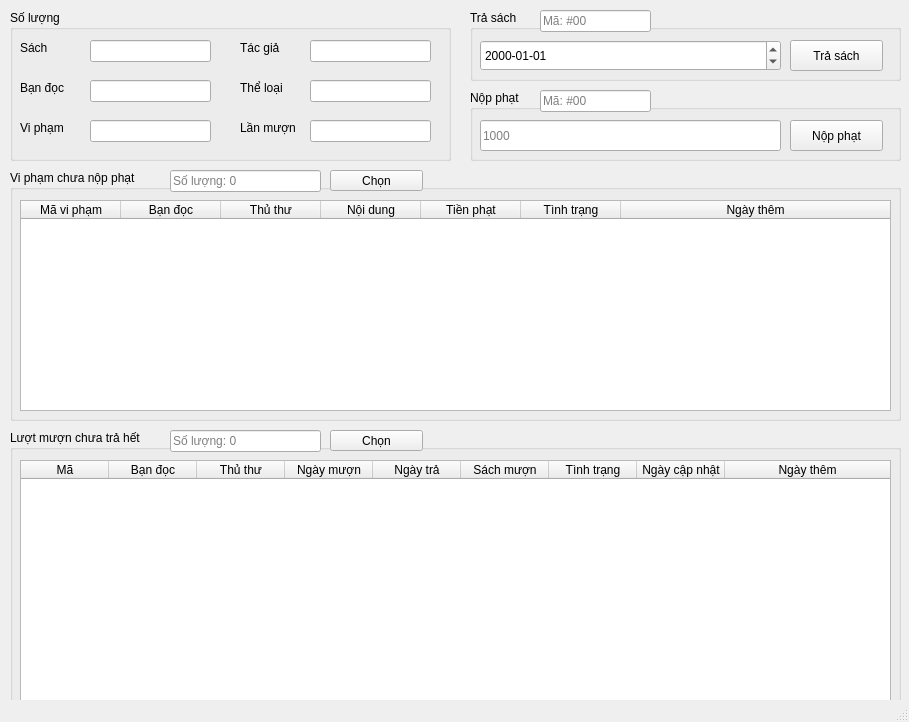
<?xml version="1.0" encoding="UTF-8"?>
<ui version="4.0">
 <class>thongKeWindow</class>
 <widget class="QMainWindow" name="thongKeWindow">
  <property name="geometry">
   <rect>
    <x>0</x>
    <y>0</y>
    <width>909</width>
    <height>722</height>
   </rect>
  </property>
  <property name="windowTitle">
   <string>Thống kê</string>
  </property>
  <property name="windowIcon">
   <iconset>
    <normaloff>C:/Users/nguye/OneDrive/Hình ảnh/donga.jpg</normaloff>C:/Users/nguye/OneDrive/Hình ảnh/donga.jpg</iconset>
  </property>
  <widget class="QWidget" name="centralwidget">
   <widget class="QGroupBox" name="groupBox">
    <property name="geometry">
     <rect>
      <x>10</x>
      <y>10</y>
      <width>441</width>
      <height>151</height>
     </rect>
    </property>
    <property name="title">
     <string>Số lượng</string>
    </property>
    <widget class="QLabel" name="label">
     <property name="geometry">
      <rect>
       <x>10</x>
       <y>30</y>
       <width>55</width>
       <height>16</height>
      </rect>
     </property>
     <property name="text">
      <string>Sách</string>
     </property>
    </widget>
    <widget class="QLineEdit" name="soSach">
     <property name="geometry">
      <rect>
       <x>80</x>
       <y>30</y>
       <width>121</width>
       <height>22</height>
      </rect>
     </property>
     <property name="readOnly">
      <bool>true</bool>
     </property>
    </widget>
    <widget class="QLineEdit" name="soBanDoc">
     <property name="geometry">
      <rect>
       <x>80</x>
       <y>70</y>
       <width>121</width>
       <height>22</height>
      </rect>
     </property>
     <property name="readOnly">
      <bool>true</bool>
     </property>
    </widget>
    <widget class="QLabel" name="label_2">
     <property name="geometry">
      <rect>
       <x>10</x>
       <y>70</y>
       <width>55</width>
       <height>16</height>
      </rect>
     </property>
     <property name="text">
      <string>Bạn đọc</string>
     </property>
    </widget>
    <widget class="QLineEdit" name="soViPham">
     <property name="geometry">
      <rect>
       <x>80</x>
       <y>110</y>
       <width>121</width>
       <height>22</height>
      </rect>
     </property>
     <property name="readOnly">
      <bool>true</bool>
     </property>
    </widget>
    <widget class="QLabel" name="label_3">
     <property name="geometry">
      <rect>
       <x>10</x>
       <y>110</y>
       <width>55</width>
       <height>16</height>
      </rect>
     </property>
     <property name="text">
      <string>Vi phạm</string>
     </property>
    </widget>
    <widget class="QLineEdit" name="soMuonTra">
     <property name="geometry">
      <rect>
       <x>300</x>
       <y>110</y>
       <width>121</width>
       <height>22</height>
      </rect>
     </property>
     <property name="readOnly">
      <bool>true</bool>
     </property>
    </widget>
    <widget class="QLabel" name="label_4">
     <property name="geometry">
      <rect>
       <x>230</x>
       <y>30</y>
       <width>55</width>
       <height>16</height>
      </rect>
     </property>
     <property name="text">
      <string>Tác giả</string>
     </property>
    </widget>
    <widget class="QLabel" name="label_5">
     <property name="geometry">
      <rect>
       <x>230</x>
       <y>110</y>
       <width>71</width>
       <height>16</height>
      </rect>
     </property>
     <property name="text">
      <string>Lần mượn</string>
     </property>
    </widget>
    <widget class="QLabel" name="label_6">
     <property name="geometry">
      <rect>
       <x>230</x>
       <y>70</y>
       <width>55</width>
       <height>16</height>
      </rect>
     </property>
     <property name="text">
      <string>Thể loại</string>
     </property>
    </widget>
    <widget class="QLineEdit" name="soTheLoai">
     <property name="geometry">
      <rect>
       <x>300</x>
       <y>70</y>
       <width>121</width>
       <height>22</height>
      </rect>
     </property>
     <property name="readOnly">
      <bool>true</bool>
     </property>
    </widget>
    <widget class="QLineEdit" name="soTacGia">
     <property name="geometry">
      <rect>
       <x>300</x>
       <y>30</y>
       <width>121</width>
       <height>22</height>
      </rect>
     </property>
     <property name="readOnly">
      <bool>true</bool>
     </property>
    </widget>
   </widget>
   <widget class="QGroupBox" name="sachChuaTra_QGroupBox">
    <property name="geometry">
     <rect>
      <x>10</x>
      <y>430</y>
      <width>891</width>
      <height>281</height>
     </rect>
    </property>
    <property name="title">
     <string>Lượt mượn chưa trả hết</string>
    </property>
    <widget class="QTableWidget" name="sachChuaTra_tableWidget">
     <property name="geometry">
      <rect>
       <x>10</x>
       <y>30</y>
       <width>871</width>
       <height>241</height>
      </rect>
     </property>
     <property name="focusPolicy">
      <enum>Qt::NoFocus</enum>
     </property>
     <property name="showGrid">
      <bool>false</bool>
     </property>
     <attribute name="horizontalHeaderDefaultSectionSize">
      <number>88</number>
     </attribute>
     <attribute name="horizontalHeaderStretchLastSection">
      <bool>true</bool>
     </attribute>
     <attribute name="verticalHeaderVisible">
      <bool>false</bool>
     </attribute>
     <column>
      <property name="text">
       <string>Mã</string>
      </property>
      <property name="textAlignment">
       <set>AlignCenter</set>
      </property>
     </column>
     <column>
      <property name="text">
       <string>Bạn đọc</string>
      </property>
     </column>
     <column>
      <property name="text">
       <string>Thủ thư</string>
      </property>
     </column>
     <column>
      <property name="text">
       <string>Ngày mượn</string>
      </property>
     </column>
     <column>
      <property name="text">
       <string>Ngày trả</string>
      </property>
     </column>
     <column>
      <property name="text">
       <string>Sách mượn</string>
      </property>
     </column>
     <column>
      <property name="text">
       <string>Tình trạng</string>
      </property>
     </column>
     <column>
      <property name="text">
       <string>Ngày cập nhật</string>
      </property>
     </column>
     <column>
      <property name="text">
       <string>Ngày thêm</string>
      </property>
     </column>
    </widget>
   </widget>
   <widget class="QGroupBox" name="viPham_QGroupBox">
    <property name="geometry">
     <rect>
      <x>10</x>
      <y>170</y>
      <width>891</width>
      <height>251</height>
     </rect>
    </property>
    <property name="title">
     <string>Vi phạm chưa nộp phạt</string>
    </property>
    <widget class="QTableWidget" name="viPham_tableWidget">
     <property name="geometry">
      <rect>
       <x>10</x>
       <y>30</y>
       <width>871</width>
       <height>211</height>
      </rect>
     </property>
     <property name="focusPolicy">
      <enum>Qt::NoFocus</enum>
     </property>
     <property name="showGrid">
      <bool>false</bool>
     </property>
     <attribute name="horizontalHeaderStretchLastSection">
      <bool>true</bool>
     </attribute>
     <attribute name="verticalHeaderVisible">
      <bool>false</bool>
     </attribute>
     <column>
      <property name="text">
       <string>Mã vi phạm</string>
      </property>
     </column>
     <column>
      <property name="text">
       <string>Bạn đọc</string>
      </property>
     </column>
     <column>
      <property name="text">
       <string>Thủ thư</string>
      </property>
     </column>
     <column>
      <property name="text">
       <string>Nội dung</string>
      </property>
     </column>
     <column>
      <property name="text">
       <string>Tiền phạt</string>
      </property>
     </column>
     <column>
      <property name="text">
       <string>Tình trạng</string>
      </property>
     </column>
     <column>
      <property name="text">
       <string>Ngày thêm</string>
      </property>
     </column>
    </widget>
    <widget class="QLineEdit" name="soLuongRow_viPham">
     <property name="geometry">
      <rect>
       <x>160</x>
       <y>0</y>
       <width>151</width>
       <height>22</height>
      </rect>
     </property>
     <property name="styleSheet">
      <string notr="true"/>
     </property>
     <property name="text">
      <string/>
     </property>
     <property name="readOnly">
      <bool>true</bool>
     </property>
     <property name="placeholderText">
      <string>Số lượng: 0</string>
     </property>
    </widget>
   </widget>
   <widget class="QGroupBox" name="traSach_groupBox">
    <property name="geometry">
     <rect>
      <x>470</x>
      <y>10</y>
      <width>431</width>
      <height>71</height>
     </rect>
    </property>
    <property name="title">
     <string>Trả sách</string>
    </property>
    <widget class="QPushButton" name="traSach_pushButton">
     <property name="geometry">
      <rect>
       <x>320</x>
       <y>30</y>
       <width>93</width>
       <height>31</height>
      </rect>
     </property>
     <property name="text">
      <string>Trả sách</string>
     </property>
     <property name="icon">
      <iconset>
       <normaloff>../icon/backspace_24dp_FILL0_wght400_GRAD0_opsz24.svg</normaloff>../icon/backspace_24dp_FILL0_wght400_GRAD0_opsz24.svg</iconset>
     </property>
    </widget>
    <widget class="QDateEdit" name="ngayTra_dateEdit">
     <property name="geometry">
      <rect>
       <x>10</x>
       <y>30</y>
       <width>301</width>
       <height>31</height>
      </rect>
     </property>
     <property name="displayFormat">
      <string>yyyy-MM-dd</string>
     </property>
    </widget>
   </widget>
   <widget class="QLineEdit" name="soLuongRow_sachChuaTra">
    <property name="geometry">
     <rect>
      <x>170</x>
      <y>430</y>
      <width>151</width>
      <height>22</height>
     </rect>
    </property>
    <property name="styleSheet">
     <string notr="true"/>
    </property>
    <property name="text">
     <string/>
    </property>
    <property name="readOnly">
     <bool>true</bool>
    </property>
    <property name="placeholderText">
     <string>Số lượng: 0</string>
    </property>
   </widget>
   <widget class="QGroupBox" name="nopPhat_GroupBox">
    <property name="geometry">
     <rect>
      <x>470</x>
      <y>90</y>
      <width>431</width>
      <height>71</height>
     </rect>
    </property>
    <property name="title">
     <string>Nộp phạt</string>
    </property>
    <widget class="QLineEdit" name="tienPhat_lineEdit">
     <property name="geometry">
      <rect>
       <x>10</x>
       <y>30</y>
       <width>301</width>
       <height>31</height>
      </rect>
     </property>
     <property name="readOnly">
      <bool>false</bool>
     </property>
     <property name="placeholderText">
      <string>1000</string>
     </property>
    </widget>
    <widget class="QPushButton" name="nopPhat_pushButton">
     <property name="geometry">
      <rect>
       <x>320</x>
       <y>30</y>
       <width>93</width>
       <height>31</height>
      </rect>
     </property>
     <property name="text">
      <string>Nộp phạt</string>
     </property>
     <property name="icon">
      <iconset>
       <normaloff>../icon/add_circle_24dp_FILL0_wght400_GRAD0_opsz24.svg</normaloff>../icon/add_circle_24dp_FILL0_wght400_GRAD0_opsz24.svg</iconset>
     </property>
    </widget>
   </widget>
   <widget class="QLineEdit" name="maViPham">
    <property name="geometry">
     <rect>
      <x>540</x>
      <y>90</y>
      <width>111</width>
      <height>22</height>
     </rect>
    </property>
    <property name="styleSheet">
     <string notr="true"/>
    </property>
    <property name="text">
     <string/>
    </property>
    <property name="readOnly">
     <bool>true</bool>
    </property>
    <property name="placeholderText">
     <string>Mã: #00</string>
    </property>
   </widget>
   <widget class="QLineEdit" name="maSachMuon">
    <property name="geometry">
     <rect>
      <x>540</x>
      <y>10</y>
      <width>111</width>
      <height>22</height>
     </rect>
    </property>
    <property name="styleSheet">
     <string notr="true"/>
    </property>
    <property name="text">
     <string/>
    </property>
    <property name="readOnly">
     <bool>true</bool>
    </property>
    <property name="placeholderText">
     <string>Mã: #00</string>
    </property>
   </widget>
   <widget class="QPushButton" name="chonTheMuonBtn">
    <property name="geometry">
     <rect>
      <x>330</x>
      <y>430</y>
      <width>93</width>
      <height>21</height>
     </rect>
    </property>
    <property name="text">
     <string>Chọn</string>
    </property>
    <property name="icon">
     <iconset>
      <normaloff>../icon/check_box_24dp_FILL0_wght400_GRAD0_opsz24.svg</normaloff>../icon/check_box_24dp_FILL0_wght400_GRAD0_opsz24.svg</iconset>
    </property>
   </widget>
   <widget class="QPushButton" name="chonViPhamBtn">
    <property name="geometry">
     <rect>
      <x>330</x>
      <y>170</y>
      <width>93</width>
      <height>21</height>
     </rect>
    </property>
    <property name="text">
     <string>Chọn</string>
    </property>
    <property name="icon">
     <iconset>
      <normaloff>../icon/check_box_24dp_FILL0_wght400_GRAD0_opsz24.svg</normaloff>../icon/check_box_24dp_FILL0_wght400_GRAD0_opsz24.svg</iconset>
    </property>
   </widget>
   <zorder>viPham_QGroupBox</zorder>
   <zorder>groupBox</zorder>
   <zorder>sachChuaTra_QGroupBox</zorder>
   <zorder>traSach_groupBox</zorder>
   <zorder>soLuongRow_sachChuaTra</zorder>
   <zorder>nopPhat_GroupBox</zorder>
   <zorder>maViPham</zorder>
   <zorder>maSachMuon</zorder>
   <zorder>chonTheMuonBtn</zorder>
   <zorder>chonViPhamBtn</zorder>
  </widget>
  <widget class="QStatusBar" name="statusbar"/>
 </widget>
 <resources/>
 <connections/>
</ui>
